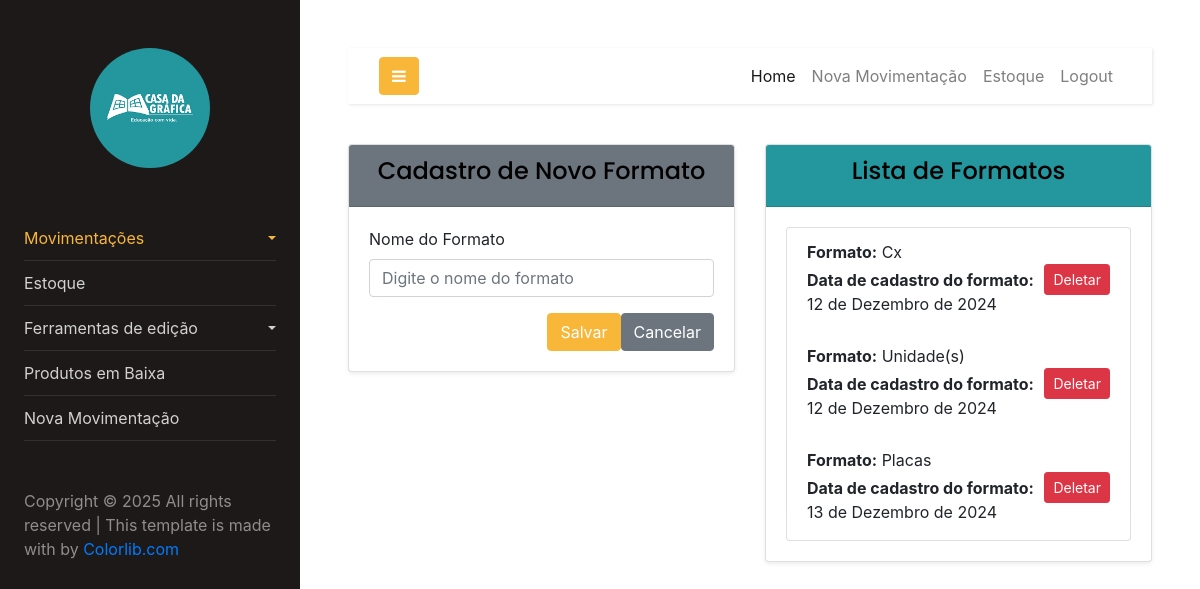
Page /formato/ (signed in) on the earlier database version.
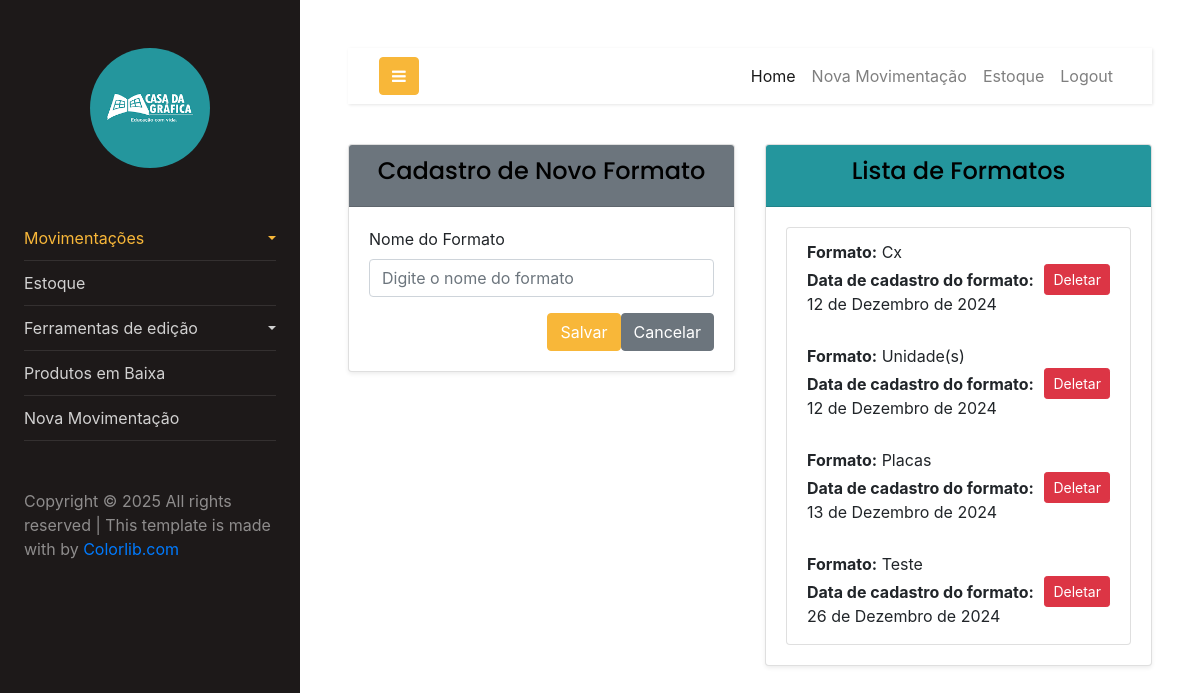
Same page on the later database version.
### formato/models.py (models this page shows, shortened)
class Formato(models.Model):
    formato = models.CharField(max_length=255)
    data_cadastro = models.DateField(auto_now_add=True)

### formato/views.py (the view, shortened to what this page needs)
# urls.py: path('formato/', FormatoListView.as_view(), name='formato-list'),
class FormatoListView(LoginRequiredMixin, ListView):
    def get(self, request):
        try:
            formatos = Formato.objects.all()  # Obtenha a lista de formatos
            return render(request, 'formato_list.html', {'formatos': formatos})
        except Exception as e:
            messages.error(request, f"Erro ao carregar a lista de formatos: {str(e)}")
            return render(request, 'formato_list.html', {'formatos': []})

### formato/templates/formato_list.html (shortened to what this page needs)
{% load static %}
<!DOCTYPE html>
<html lang="pt-br">
  {% include 'components/header/header.html' %}
  <body>
    <div class="row gy-4">
      <div class="col-12 col-md-6">
        <div class="card shadow-sm">
          <div class="card-header text-center bg-secondary text-white">
            <h4>
              {% if object %}
                Editar Formato
              {% else %}
                Cadastro de Novo Formato
              {% endif %}
            </h4>
          </div>
          <div class="card-body">
            <form method="post">
              <div class="mb-3">
                <label for="formato" class="form-label">Nome do Formato</label>
                <input type="text" name="formato" id="formato" class="form-control" placeholder="Digite o nome do formato" value="{{ object.formato|default:'' }}" required />
              </div>
              <div class="d-flex justify-content-end">
                <button type="submit" class="btn btn-primary">Salvar</button>
                <a href="{% url 'formato-list' %}" class="btn btn-secondary ms-2">Cancelar</a>
              </div>
            </form>
          </div>
        </div>
      </div>
      <div class="col-12 col-md-6">
        <div class="card shadow-sm">
          <div class="card-header text-center text-white" style="background-color: #24969d;">
            <h4>Lista de Formatos</h4>
          </div>
          <div class="card-body">
            <ul class="list-group">
              {% for formato in formatos %}
                <li class="list-group-item d-flex justify-content-between align-items-center">
                  <div class="flex-grow-1">
                    <p class="mb-1"><strong>Formato:</strong> {{ formato.formato }}</p>
                    <p class="mb-1"><strong>Data de cadastro do formato:</strong> {{ formato.data_cadastro }}</p>
                  </div>
                  <a href="{% url 'formato-delete' formato.pk %}" class="btn btn-sm btn-danger">Deletar</a>
                </li>
              {% empty %}
                <li class="list-group-item text-center">Nenhum formato cadastrado ainda.</li>
              {% endfor %}
            </ul>
          </div>
        </div>
      </div>
    </div>
  </body>
  {% include 'components/footer/footer.html' %}
</html>

Differences in the rows shown:
added Formato: formato "Teste", data_cadastro "26 de Dezembro de 2024"
